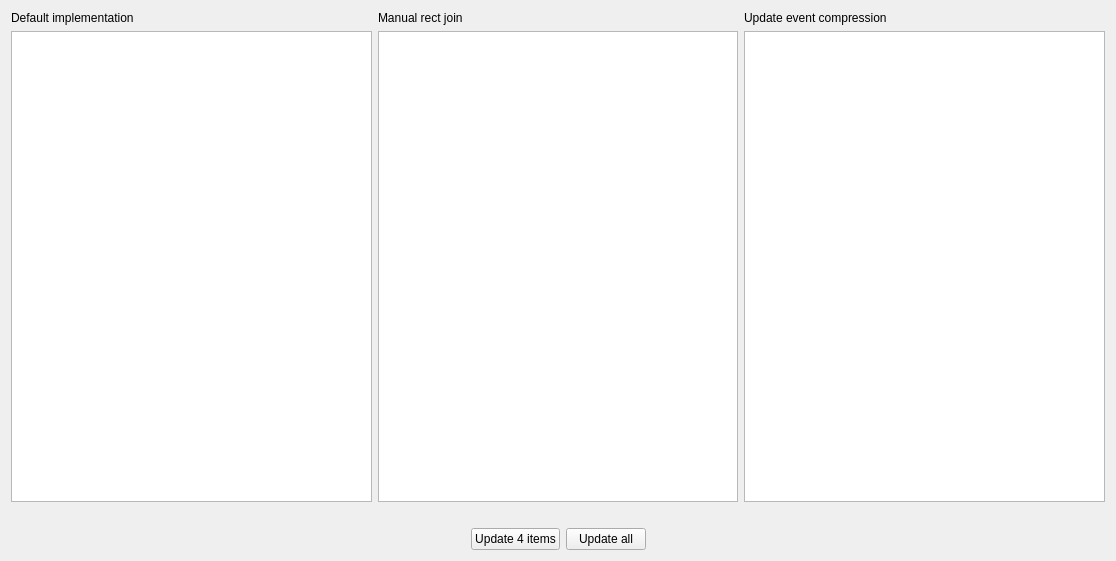
<?xml version="1.0" encoding="UTF-8"?>
<ui version="4.0">
 <class>Window</class>
 <widget class="QWidget" name="Window">
  <property name="geometry">
   <rect>
    <x>0</x>
    <y>0</y>
    <width>1116</width>
    <height>561</height>
   </rect>
  </property>
  <property name="windowTitle">
   <string>Form</string>
  </property>
  <layout class="QVBoxLayout" name="verticalLayout">
   <item>
    <layout class="QGridLayout" name="gridLayout">
     <item row="2" column="0">
      <widget class="QLabel" name="defaultElapsed">
       <property name="text">
        <string/>
       </property>
      </widget>
     </item>
     <item row="1" column="0">
      <widget class="BenchmarkView" name="defaultView"/>
     </item>
     <item row="1" column="2">
      <widget class="BenchmarkViewUpdateEach" name="updateCompressionView"/>
     </item>
     <item row="1" column="1">
      <widget class="BenchmarkViewJoinRects" name="rectJoinView"/>
     </item>
     <item row="0" column="1">
      <widget class="QLabel" name="label_2">
       <property name="text">
        <string>Manual rect join</string>
       </property>
      </widget>
     </item>
     <item row="0" column="0">
      <widget class="QLabel" name="label">
       <property name="text">
        <string>Default implementation</string>
       </property>
      </widget>
     </item>
     <item row="0" column="2">
      <widget class="QLabel" name="label_3">
       <property name="text">
        <string>Update event compression</string>
       </property>
      </widget>
     </item>
     <item row="2" column="1">
      <widget class="QLabel" name="rectJoinElapsed">
       <property name="text">
        <string/>
       </property>
      </widget>
     </item>
     <item row="2" column="2">
      <widget class="QLabel" name="updateCompressionElapsed">
       <property name="text">
        <string/>
       </property>
      </widget>
     </item>
    </layout>
   </item>
   <item>
    <layout class="QHBoxLayout" name="horizontalLayout">
     <item>
      <spacer name="horizontalSpacer_2">
       <property name="orientation">
        <enum>Qt::Horizontal</enum>
       </property>
       <property name="sizeHint" stdset="0">
        <size>
         <width>40</width>
         <height>20</height>
        </size>
       </property>
      </spacer>
     </item>
     <item>
      <widget class="QPushButton" name="update4ItemsButton">
       <property name="text">
        <string>Update 4 items</string>
       </property>
      </widget>
     </item>
     <item>
      <widget class="QPushButton" name="updateAllButton">
       <property name="text">
        <string>Update all</string>
       </property>
      </widget>
     </item>
     <item>
      <spacer name="horizontalSpacer">
       <property name="orientation">
        <enum>Qt::Horizontal</enum>
       </property>
       <property name="sizeHint" stdset="0">
        <size>
         <width>40</width>
         <height>20</height>
        </size>
       </property>
      </spacer>
     </item>
    </layout>
   </item>
  </layout>
 </widget>
 <customwidgets>
  <customwidget>
   <class>BenchmarkView</class>
   <extends>QTableView</extends>
   <header>benchmarkview.h</header>
  </customwidget>
  <customwidget>
   <class>BenchmarkViewJoinRects</class>
   <extends>QTableView</extends>
   <header>benchmarkview.h</header>
  </customwidget>
  <customwidget>
   <class>BenchmarkViewUpdateEach</class>
   <extends>QTableView</extends>
   <header>benchmarkview.h</header>
  </customwidget>
 </customwidgets>
 <resources/>
 <connections/>
</ui>
